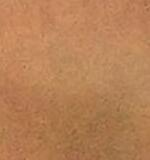
#> input picture HW4/train_imgs/skin_1.jpg, 150 x 160 px, found by its file name; its folder holds only this picture in this run
$ python CS415_HW4.py
#> lines starting #> are read from the running program, lines starting #| are printed output that depends on the picture
#> further down, train_img is the input picture: shape (160, 150, 3); mean B, G, R 86.7, 128.6, 183
"""
Xichen Liu
CS415 HW4
Histogram-based Skin Color Detection
"""

import os
import sys
import cv2
import numpy as np
import matplotlib.pyplot as plt
import csv

dir_path = os.path.dirname((os.path.realpath(__file__)))
sys.path.insert(0, dir_path)


# Drawing the histogram
def histo_process(img, histo):
    # Obtain the interval of the histogram
    row = histo.shape[0]
    h_block = 255 // row + 1
    col = histo.shape[1]
    s_block = 255 // col + 1

    # Convert img to HSV space
    img = cv2.cvtColor(img, cv2.COLOR_BGR2HSV)
#> img: shape (160, 150, 3); mean H, S, V 13.1, 134.5, 183
    h, s, v = cv2.split(img)
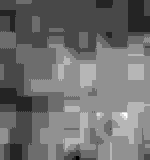
#> h: shape (160, 150); min 10, max 17, mean 13.07; drawn with min black and max white
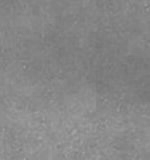
#> s: shape (160, 150); min 116, max 167, mean 134.5
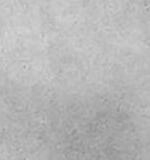
#> v: shape (160, 150); min 142, max 213, mean 183

    # Obtain the length and width of the image we need to go through
    length = h.shape[0]
#> length = 160
    width = h.shape[1]
#> width = 150

    # Stack the Vote of the (H, S) pairs appearance up
    for i in range(length):
        for j in range(width):
            h_val = h[i][j]
            s_val = s[i][j]
            histo[h_val // h_block][s_val // s_block] += 1

    return histo


# Apply the made histogram to the test images
def apply_histo_model(img, histo, thresho):
    # Obtain the interval of the histogram
    row = histo.shape[0]
    h_block = 255 // row + 1
    col = histo.shape[1]
    s_block = 255 // col + 1

    # Convert img to HSV space and obtain the length and width of the image we need to go through
    img = cv2.cvtColor(img, cv2.COLOR_BGR2HSV)
    h, s, v = cv2.split(img)
    length = img.shape[0]
    width = img.shape[1]

    # Go through the image
    for p in range(length):
        for q in range(width):
            h_val = h[p][q]
            s_val = s[p][q]

            # Determine if the value passed the threshold
            if histo[h_val // h_block][s_val // s_block] < thresho:
                # If not pass the threshold, convert the pixel to black
                img[p][q] = [0, 0, 0]

    # Convert the image back to BGR space, so it can be shown normally
    img = cv2.cvtColor(img, cv2.COLOR_HSV2BGR)

    return img


def Gaussian_model(histo):
    G_mean = np.mean(histo)
    G_convar = np.cov(histo)

    pass


if __name__ == '__main__':

    # [9 lines of commented-out code are left out]
    hs_histo_rows = [11, 150, 256]
    hs_histo_cols = [11, 150, 256]
    thresholds = [0.0001, 0.001, 0.01]

    for hs_histo_idx in range(len(hs_histo_rows)):
        hs_histo = np.zeros(shape = (hs_histo_rows[hs_histo_idx], hs_histo_cols[hs_histo_idx]))

        train_imgs = os.listdir('.\\train_imgs')

        for train_fl in train_imgs:
            train_img = cv2.imread('.\\train_imgs\\' + train_fl)
            hs_histo = histo_process(train_img, hs_histo)

        hs_histo = hs_histo / sum(hs_histo.flat)

        np.savetxt('.\\Results\\r_' + str(hs_histo_rows[hs_histo_idx]) + '_c_' + str(hs_histo_cols[hs_histo_idx]) +
                   '_histo.txt', hs_histo)

        with open('.\\Results\\r_' + str(hs_histo_rows[hs_histo_idx]) + '_c_' + str(hs_histo_cols[hs_histo_idx]) +
                  '_histo.csv', 'w+') as my_csv:
            csvWriter = csv.writer(my_csv, delimiter = ',')
            csvWriter.writerows(hs_histo)

        plt.figure()
        plt.hist(hs_histo)
        plt.title('r_' + str(hs_histo_rows[hs_histo_idx]) + '_c_' + str(hs_histo_cols[hs_histo_idx]) + '_histo')
        plt.savefig('.\\Results\\r_' + str(hs_histo_rows[hs_histo_idx]) + '_c_' + str(hs_histo_cols[hs_histo_idx]) +
                    '_histo.png')
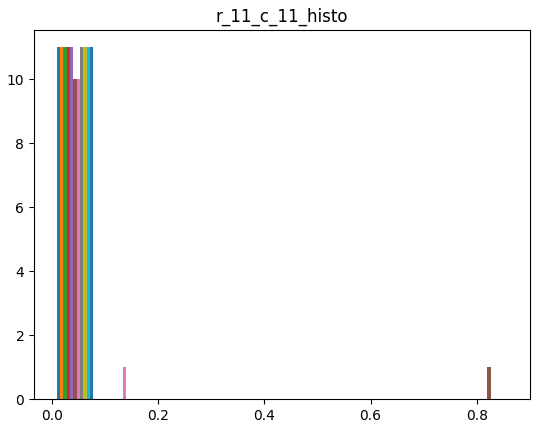
#> figure drawn by matplotlib, 1 panel; tallest bar 11 high, from x = 0.00866 to 0.015; tallest bar 11 high, from x = 0.015 to 0.0213; tallest bar 11 high, from x = 0.0213 to 0.0276
        plt.show()

        for th_idx in range(len(thresholds)):
#> (the run stopped early here; a loop or call above may not have finished)

$ run again, on HW4/train_imgs/skin_2.jpg
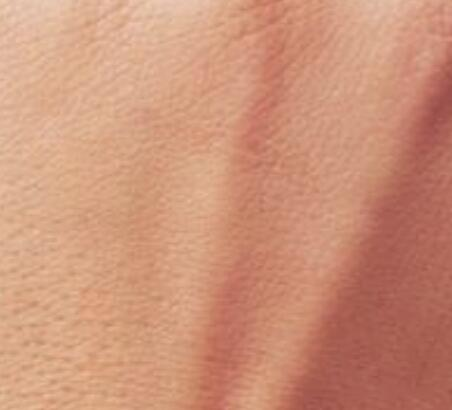
#> input picture HW4/train_imgs/skin_2.jpg, 452 x 410 px, found by its file name
#> train_img is the input picture: shape (410, 452, 3); mean B, G, R 120.8, 146.6, 205
#> img: shape (410, 452, 3); mean H, S, V 9.3, 106, 205
#> in histo_process, `h, s, v = cv2.split(img)`:
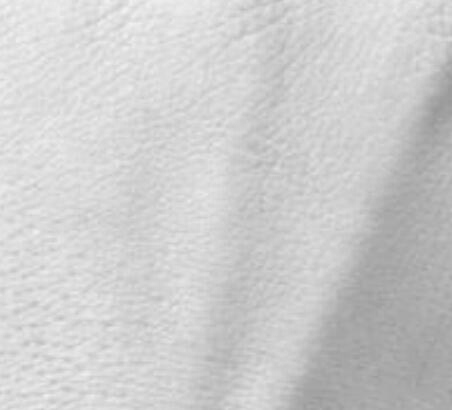
#> v: shape (410, 452); min 151, max 242, mean 205
#> `plt.savefig('.\\Results\\r_' + str(hs_histo_rows[hs_histo_idx]) + '_c_..`:
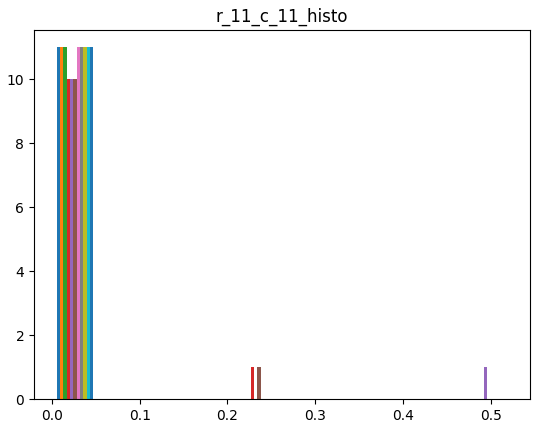
#> figure drawn by matplotlib, 1 panel; tallest bar 11 high, from x = 0.00524 to 0.00906; tallest bar 11 high, from x = 0.00906 to 0.0129; tallest bar 11 high, from x = 0.0129 to 0.0167

$ run again, on HW4/train_imgs/skin_3.jpg
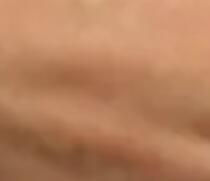
#> input picture HW4/train_imgs/skin_3.jpg, 210 x 181 px, found by its file name
#> train_img is the input picture: shape (181, 210, 3); mean B, G, R 93.3, 127.8, 181.5
#> img: shape (181, 210, 3); mean H, S, V 11.8, 125.5, 181.5
#> in histo_process, `h, s, v = cv2.split(img)`:
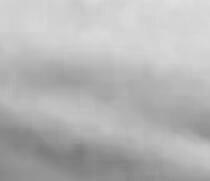
#> v: shape (181, 210); min 124, max 224, mean 181.5
#> `plt.savefig('.\\Results\\r_' + str(hs_histo_rows[hs_histo_idx]) + '_c_..`:
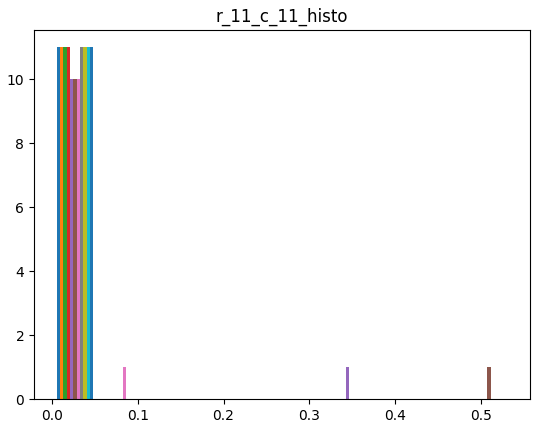
#> figure drawn by matplotlib, 1 panel; tallest bar 11 high, from x = 0.00536 to 0.00926; tallest bar 11 high, from x = 0.00926 to 0.0132; tallest bar 11 high, from x = 0.0132 to 0.0171
